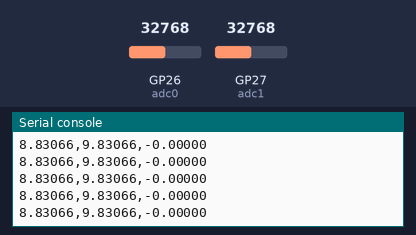
The program below on a simulated Raspberry Pi Pico running MicroPython. Parts: the last lines printed to the serial console. The test bench sets the inputs (shaded band); at power-on: GP26 (adc0) = 32768, GP27 (adc1) = 32768 (analog values on the 0–65535 scale).

Above: at 1.2 s.
1.3 s: GP26 (adc0) set to 45874
At 2.0 s:
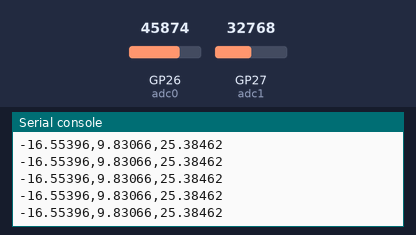
2.8 s: GP27 (adc1) set to 45874
At 3.4 s:
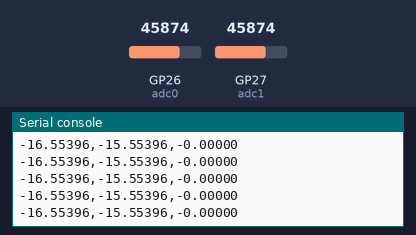
4.3 s: GP26 (adc0) set to 57670
At 5.4 s:
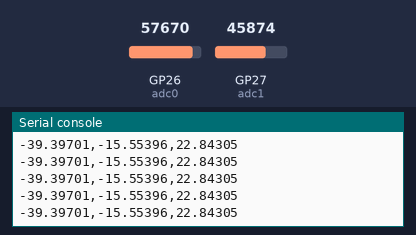
5.8 s: GP27 (adc1) set to 57670
At 6.4 s:
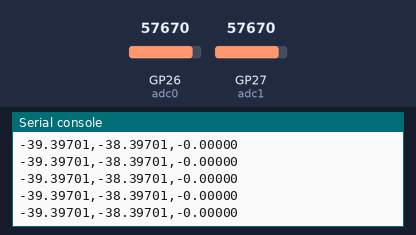
Timing chart, 0 to 8.3 s (numbered marks = the images above; inputs shaded):
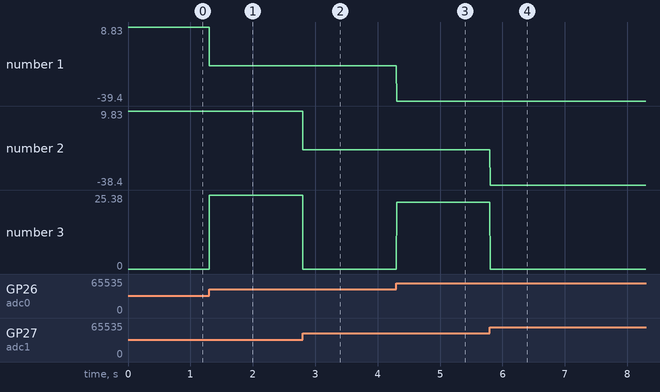

The program:

Vecto_pico.py
```python
from machine import ADC
import time

# --- Configuration ---
ADC0_PIN = 26          # GPIO26 = ADC0
ADC1_PIN = 27          # GPIO27 = ADC1

VREF = 3.3
VMID = 1.1
GAIN = 2.6
ADC_MAX = 4095

adc0 = ADC(ADC0_PIN)
adc1 = ADC(ADC1_PIN)

def read_adc_voltage(adc, samples=8):
    acc = 0
    for _ in range(samples):
        acc += adc.read_u16() >> 4   # 12-bit value
    adc_raw = acc / samples

    v_adc = (adc_raw / ADC_MAX) * VREF
    v_diff = (v_adc - VMID) / GAIN

    return v_diff


# --- Main loop ---
while True:
    v0 = read_adc_voltage(adc0)
    v1 = read_adc_voltage(adc1)
    v3 = (v1 - v0)*-100
    v2 = (v1 - 0.31)*-100
    v1 = (v0 - 0.30)*-100


    # IMPORTANT: only numbers, comma-separated
    print("{:.5f},{:.5f},{:.5f}".format(v1, v2, v3))

    time.sleep(0.005)   # ~50 Hz (ideal for Thonny Plotter)
```

Measured:
- after the input at 1.3 s, the serial console: prints a new line at once (image 1)
- after the input at 2.8 s, the serial console: prints a new line at once (image 2)
- after the input at 4.3 s, the serial console: prints a new line at once (image 3)
- after the input at 5.8 s, the serial console: prints a new line at once (image 4)
- plotted number 1: 8.83 → -16.55 after the input at 1.3 s, -16.55 → -39.4 after the input at 4.3 s
- plotted number 2: 9.83 → -15.55 after the input at 2.8 s, -15.55 → -38.4 after the input at 5.8 s
- plotted number 3: 0 → 25.38 after the input at 1.3 s, 0 → 22.84 after the input at 4.3 s
